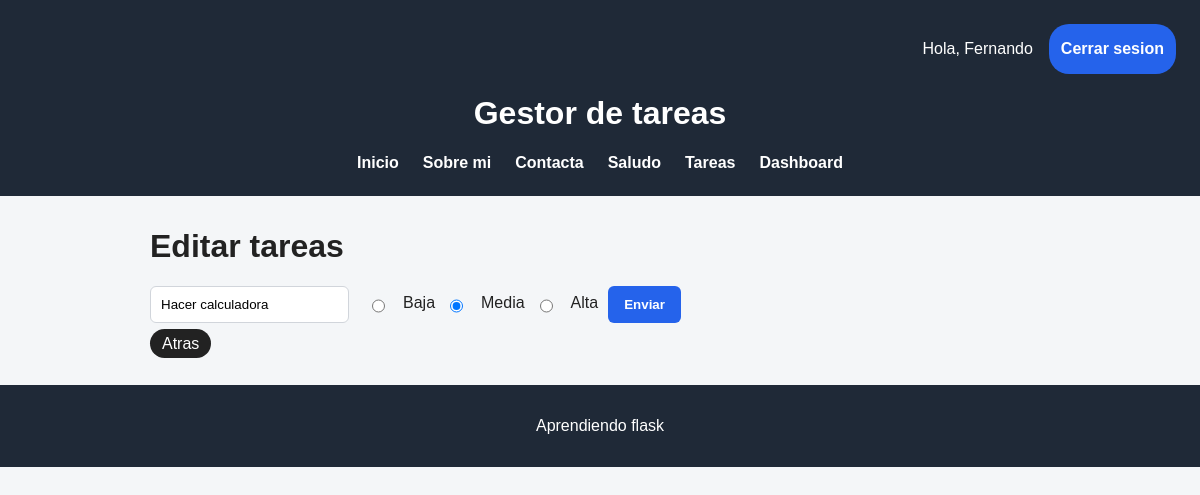
/editar/3 (signed in), run on the app's committed database.
### app/models/models.py (models this page shows)
class Tareas_db(db.Model):
    __tablename__ = "task"
    id = db.Column(db.Integer, primary_key=True)
    tarea = db.Column(db.String(100), nullable=False)
    completada = db.Column(db.Boolean, default=False)
    usuario_id = db.Column(db.Integer, db.ForeignKey("users.id"))
    fecha_creacion = db.Column(db.DateTime, default=datetime.now)
    prioridad = db.Column(db.String(20), default="Media")

### app/routes/tareas_routes.py (the view)
@tareas_bp.route("/editar/<int:id>", methods=["GET", "POST"])
def editar(id):
    tarea = buscar_tarea(id)
    if tarea is None:
        return redirect(url_for("tareas.gestionar_tareas"))
    if request.method == "POST":
        nuevo_texto = request.form["tarea"].strip()
        nueva_prioridad = request.form["prioridad"]
        if nuevo_texto:
            tarea.tarea = nuevo_texto
            tarea.prioridad = nueva_prioridad
            db.session.commit()
            flash("Tarea actualizada correctamente")
            return redirect(url_for("tareas.gestionar_tareas"))
        else:
            flash("La tarea no se pudo crear", "error")
            return redirect(url_for("tareas.gestionar_tareas"))
    elif request.method == "GET":
        return render_template("editar.html", tarea=tarea)

### app/utils/helpers.py (called while the page is built)
def buscar_tarea(id):
    tarea = Tareas_db.query.filter_by(id=id, usuario_id=session["usuario_id"]).first()
    if tarea is None:
        flash("No existe la tarea", "Error")
        return None
    return tarea

### templates/editar.html
{% extends "base.html" %}
{% block contenido %}
<h1>Editar tareas</h1>
<form method="POST">
    <input type="text" name="tarea" value="{{ tarea.tarea }}">
    <input type="radio" id="baja" name="prioridad" value="baja" {% if tarea.prioridad=="baja" %} checked {% endif %}>
    <label for="baja">Baja</label>
    <input type="radio" id="media" name="prioridad" value="media" {% if tarea.prioridad=="media" %} checked {% endif %}>
    <label for="media">Media</label>
    <input type="radio" id="alta" name="prioridad" value="alta" {% if tarea.prioridad=="alta" %} checked {% endif %}>
    <label for="alta">Alta</label>
    <button type="submit">Enviar</button>
</form>
<a href="/tareas" class="atras">Atras</a>
{% endblock %}

### static/style.css (style rules this page uses)
body { background-color: #f4f6f8; color: #222222; font-family: Arial, Helvetica, sans-serif; margin: 0; }
input { padding: 10px; border: 1px solid #d1d5db; border-radius: 6px; margin-right: 8px; }
button { background-color: #2563eb; color: #ffffff; border: none; padding: 10px 16px; border-radius: 6px; cursor: pointer; font-weight: bold; }
form { display: flex; gap: 10px; margin-bottom: 12px; }
label { text-align: center; margin-top: 8px; }
.atras { background-color: #222222; color: #ffffff; padding: 6px 12px; border-radius: 20px; text-decoration: none; }

### data on the page
Tareas_db: tarea "Hacer calculadora", prioridad "☐ Baja", prioridad "☑ Media", prioridad "☐ Alta"

### other printed values
{{ session["usuario"] }} "Fernando"
